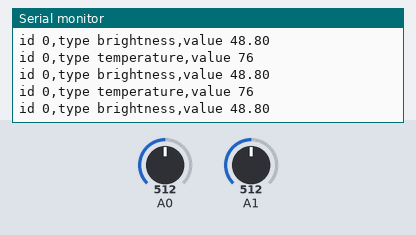
The sketch below on a simulated Arduino Uno, built with avr-gcc and run on an emulated ATmega328P. On the bench: the last lines printed to the serial monitor. The inputs (shaded band) are chosen by the test bench; at power-on: A0 = 512, A1 = 512.

Above: at 1.2 s.
1.3 s: A0 set to 716
At 1.34 s:
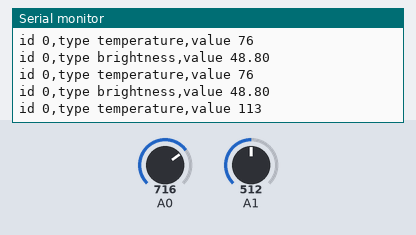
2.8 s: A1 set to 716
At 2.81 s:
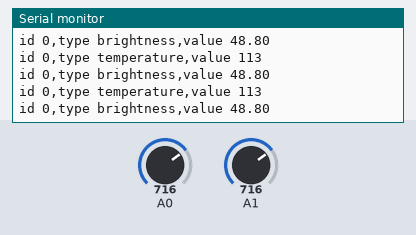
4.3 s: A0 set to 900
At 4.33 s:
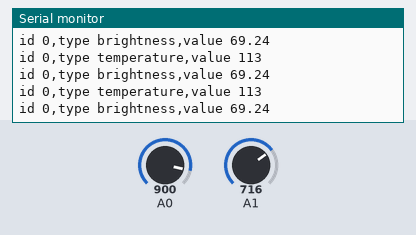
5.8 s: A1 set to 900
At 5.81 s:
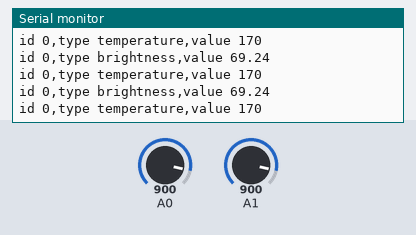
Timing chart, 0 to 8.3 s (numbered marks = the images above; inputs shaded):
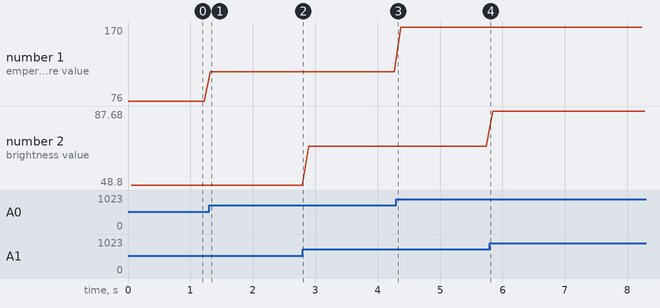

Measured:
- after the input at 1.3 s, the serial monitor: prints a new line at once (image 1)
- plotted number 1: 76 → 113 after the input at 1.3 s, 113 → 170 after the input at 4.3 s
- plotted number 2: 48.8 → 69.24 after the input at 2.8 s, 69.24 → 87.68 after the input at 5.8 s

The sketch:

sensor-demo.ino
```cpp
#include <math.h>

double Thermistor(int RawADC) {
 double Temp;
 Temp = log(10000.0*((1024.0/RawADC-1)));
 //Temp = log(10000.0/(1024.0/RawADC-1)); // for pull-up configuration
 Temp = 1 / (0.001129148 + (0.000234125 + (0.0000000876741 * Temp * Temp ))* Temp );
 Temp = Temp - 273.15;            // Convert Kelvin to Celcius
 Temp = (Temp * 9.0)/ 5.0 + 32.0; // Convert Celcius to Fahrenheit
 return Temp;
}

double PhotoResistor(int RawADC) {
  double Max = 1023.0;
  double Min = 25.0;
  double Light;
  Light = ((RawADC-Min)/(Max-Min))*100;
  return Light;
}

void setup() {
 Serial.begin(115200);
}

void loop() {
 String temp = "id 0,type temperature,value "+String(int(Thermistor(analogRead(0))));
 Serial.println(temp);  // display Fahrenheit
 delay(50);
 String brightness = "id 0,type brightness,value "+String(double(PhotoResistor(analogRead(1))));
 Serial.println(brightness);
 delay(50);
}
```
